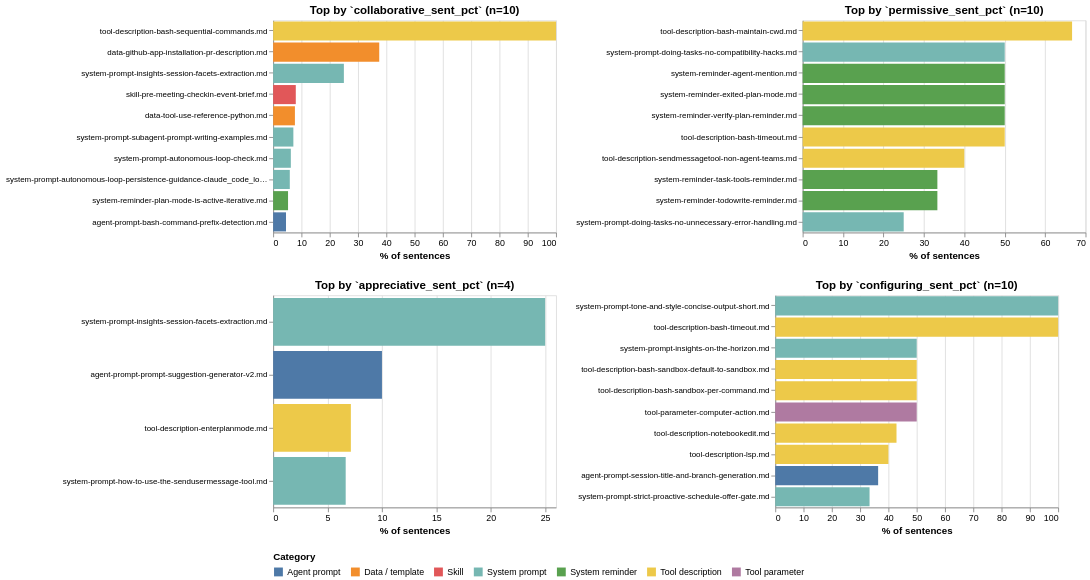

Notebook cell for this chart:
### Markdown cell above
`collaborative` and `appreciative` rows stay near zero across every category — the uniform absence is the welfare-relevant finding. `imperative` and `directive` dominate; `configuring` lights up most strongly in **Tool descriptions**.

### Per-file outliers — top 10 files for each attested class

Four panels by class. For `collaborative` and `appreciative` (near-zero overall), the panels surface the few files that do attest the class. For `permissive` and `configuring`, the panels rank the top files by per-sentence rate.

### Code cell
"""Per-file outliers for sentence_register — Altair 4-panel.

Top 10 files by each ATTESTED class. Near-zero classes (collaborative,
appreciative) will surface their few outlier files; if a class has fewer
than 10 nonzero files, the panel renders only what exists.
"""

sr_per_file_df = pd.DataFrame([
    {
        "path": r["path"],
        "category": r["category"],
        **{f"{cls}_sent_pct": r["metrics"]["sentence_register"][f"{cls}_sent_pct"]
           for cls in SENT_REGISTER_CLASSES},
    }
    for r in per_file_records
])

panels = []
for cls in ["collaborative", "permissive", "appreciative", "configuring"]:
    col = f"{cls}_sent_pct"
    top = sr_per_file_df.nlargest(10, col).copy()
    top = top[top[col] > 0]   # drop zero-pct entries (relevant for the rare classes)
    panel = (
        alt.Chart(top)
        .mark_bar()
        .encode(
            x=alt.X(f"{col}:Q", title="% of sentences"),
            y=alt.Y("path:N", sort="-x", title=None,
                    axis=alt.Axis(labelLimit=300, labelFontSize=9)),
            color=alt.Color("category:N",
                             scale=alt.Scale(domain=cats,
                                             range=[CATEGORY_COLORS[c] for c in cats]),
                             legend=alt.Legend(title="Category", orient="bottom",
                                                columns=len(cats))),
            tooltip=[
                alt.Tooltip("path:N"),
                alt.Tooltip("category:N"),
                alt.Tooltip(f"{col}:Q", format=".2f", title=f"{cls} sent %"),
            ],
        )
        .properties(width=320, height=240,
                    title=f"Top by `{cls}_sent_pct` (n={len(top)})")
    )
    panels.append(panel)

sr_outliers_chart = (panels[0] | panels[1]) & (panels[2] | panels[3])
save_chart(sr_outliers_chart, "10-per-file-outliers")

### Figure 1 — Vega-Lite specification as saved in the notebook (floating-point values rounded to 4 significant figures)
{"config": {"view": {"continuousWidth": 300, "continuousHeight": 300}}, "vconcat": [{"hconcat": [{"data": {"name": "data-f218e60295e7ea0cd3a2174984721fba"}, "mark": {"type": "bar"}, "encoding": {"color": {"field": "category", "legend": {"columns": 7, "orient": "bottom", "title": "Category"}, "scale": {"domain": ["Agent prompt", "Data / template", "Skill", "System prompt", "System reminder", "Tool description", "Tool parameter"], "range": ["#4e79a7", "#f28e2c", "#e15759", "#76b7b2", "#59a14f", "#edc949", "#af7aa1"]}, "type": "nominal"}, "tooltip": [{"field": "path", "type": "nominal"}, {"field": "category", "type": "nominal"}, {"field": "collaborative_sent_pct", "format": ".2f", "title": "collaborative sent %", "type": "quantitative"}], "x": {"field": "collaborative_sent_pct", "title": "% of sentences", "type": "quantitative"}, "y": {"axis": {"labelFontSize": 9, "labelLimit": 300}, "field": "path", "sort": "-x", "title": null, "type": "nominal"}}, "height": 240, "title": "Top by `collaborative_sent_pct` (n=10)", "width": 320}, {"data": {"name": "data-bea71113af401cfe4bf7d08bf6450554"}, "mark": {"type": "bar"}, "encoding": {"color": {"field": "category", "legend": {"columns": 7, "orient": "bottom", "title": "Category"}, "scale": {"domain": ["Agent prompt", "Data / template", "Skill", "System prompt", "System reminder", "Tool description", "Tool parameter"], "range": ["#4e79a7", "#f28e2c", "#e15759", "#76b7b2", "#59a14f", "#edc949", "#af7aa1"]}, "type": "nominal"}, "tooltip": [{"field": "path", "type": "nominal"}, {"field": "category", "type": "nominal"}, {"field": "permissive_sent_pct", "format": ".2f", "title": "permissive sent %", "type": "quantitative"}], "x": {"field": "permissive_sent_pct", "title": "% of sentences", "type": "quantitative"}, "y": {"axis": {"labelFontSize": 9, "labelLimit": 300}, "field": "path", "sort": "-x", "title": null, "type": "nominal"}}, "height": 240, "title": "Top by `permissive_sent_pct` (n=10)", "width": 320}]}, {"hconcat": [{"data": {"name": "data-7bc15e981095ed9d4c3e5e5db131d4d9"}, "mark": {"type": "bar"}, "encoding": {"color": {"field": "category", "legend": {"columns": 7, "orient": "bottom", "title": "Category"}, "scale": {"domain": ["Agent prompt", "Data / template", "Skill", "System prompt", "System reminder", "Tool description", "Tool parameter"], "range": ["#4e79a7", "#f28e2c", "#e15759", "#76b7b2", "#59a14f", "#edc949", "#af7aa1"]}, "type": "nominal"}, "tooltip": [{"field": "path", "type": "nominal"}, {"field": "category", "type": "nominal"}, {"field": "appreciative_sent_pct", "format": ".2f", "title": "appreciative sent %", "type": "quantitative"}], "x": {"field": "appreciative_sent_pct", "title": "% of sentences", "type": "quantitative"}, "y": {"axis": {"labelFontSize": 9, "labelLimit": 300}, "field": "path", "sort": "-x", "title": null, "type": "nominal"}}, "height": 240, "title": "Top by `appreciative_sent_pct` (n=4)", "width": 320}, {"data": {"name": "data-09c6a5808e91343701f54224c8ccaea2"}, "mark": {"type": "bar"}, "encoding": {"color": {"field": "category", "legend": {"columns": 7, "orient": "bottom", "title": "Category"}, "scale": {"domain": ["Agent prompt", "Data / template", "Skill", "System prompt", "System reminder", "Tool description", "Tool parameter"], "range": ["#4e79a7", "#f28e2c", "#e15759", "#76b7b2", "#59a14f", "#edc949", "#af7aa1"]}, "type": "nominal"}, "tooltip": [{"field": "path", "type": "nominal"}, {"field": "category", "type": "nominal"}, {"field": "configuring_sent_pct", "format": ".2f", "title": "configuring sent %", "type": "quantitative"}], "x": {"field": "configuring_sent_pct", "title": "% of sentences", "type": "quantitative"}, "y": {"axis": {"labelFontSize": 9, "labelLimit": 300}, "field": "path", "sort": "-x", "title": null, "type": "nominal"}}, "height": 240, "title": "Top by `configuring_sent_pct` (n=10)", "width": 320}]}], "$schema": "https://vega.github.io/schema/vega-lite/v6.4.1.json", "datasets": {"data-f218e60295e7ea0cd3a2174984721fba": [{"path": "tool-description-bash-sequential-commands.md", "category": "Tool description", "collaborative_sent_pct": 100.0, "permissive_sent_pct": 0.0, "appreciative_sent_pct": 0.0, "imperative_sent_pct": 100.0, "directive_sent_pct": 100.0, "configuring_sent_pct": 0.0}, {"path": "data-github-app-installation-pr-description.md", "category": "Data / template", "collaborative_sent_pct": 37.5, "permissive_sent_pct": 0.0, "appreciative_sent_pct": 0.0, "imperative_sent_pct": 25.0, "directive_sent_pct": 0.0, "configuring_sent_pct": 12.5}, {"path": "system-prompt-insights-session-facets-extraction.md", "category": "System prompt", "collaborative_sent_pct": 25.0, "permissive_sent_pct": 25.0, "appreciative_sent_pct": 25.0, "imperative_sent_pct": 50.0, "directive_sent_pct": 25.0, "configuring_sent_pct": 0.0}, {"path": "skill-pre-meeting-checkin-event-brief.md", "category": "Skill", "collaborative_sent_pct": 8.0, "permissive_sent_pct": 4.0, "appreciative_sent_pct": 0.0, "imperative_sent_pct": 24.0, "directive_sent_pct": 4.0, "configuring_sent_pct": 0.0}, {"path": "data-tool-use-reference-python.md", "category": "Data / template", "collaborative_sent_pct": 7.692, "permissive_sent_pct": 0.0, "appreciative_sent_pct": 0.0, "imperative_sent_pct": 46.15, "directive_sent_pct": 0.0, "configuring_sent_pct": 7.692}, {"path": "system-prompt-subagent-prompt-writing-examples.md", "category": "System prompt", "collaborative_sent_pct": 7.143, "permissive_sent_pct": 0.0, "appreciative_sent_pct": 0.0, "imperative_sent_pct": 14.29, "directive_sent_pct": 7.143, "configuring_sent_pct": 7.143}, {"path": "system-prompt-autonomous-loop-check.md", "category": "System prompt", "collaborative_sent_pct": 6.25, "permissive_sent_pct": 0.0, "appreciative_sent_pct": 0.0, "imperative_sent_pct": 43.75, "directive_sent_pct": 18.75, "configuring_sent_pct": 0.0}, {"path": "system-prompt-autonomous-loop-persistence-guidance-claude_code_loop_persistent.md", "category": "System prompt", "collaborative_sent_pct": 5.882, "permissive_sent_pct": 5.882, "appreciative_sent_pct": 0.0, "imperative_sent_pct": 44.12, "directive_sent_pct": 17.65, "configuring_sent_pct": 0.0}, {"path": "system-reminder-plan-mode-is-active-iterative.md", "category": "System reminder", "collaborative_sent_pct": 5.263, "permissive_sent_pct": 5.263, "appreciative_sent_pct": 0.0, "imperative_sent_pct": 63.16, "directive_sent_pct": 36.84, "configuring_sent_pct": 10.53}, {"path": "agent-prompt-bash-command-prefix-detection.md", "category": "Agent prompt", "collaborative_sent_pct": 4.545, "permissive_sent_pct": 0.0, "appreciative_sent_pct": 0.0, "imperative_sent_pct": 22.73, "directive_sent_pct": 13.64, "configuring_sent_pct": 4.545}], "data-bea71113af401cfe4bf7d08bf6450554": [{"path": "tool-description-bash-maintain-cwd.md", "category": "Tool description", "collaborative_sent_pct": 0.0, "permissive_sent_pct": 66.67, "appreciative_sent_pct": 0.0, "imperative_sent_pct": 66.67, "directive_sent_pct": 33.33, "configuring_sent_pct": 0.0}, {"path": "system-prompt-doing-tasks-no-compatibility-hacks.md", "category": "System prompt", "collaborative_sent_pct": 0.0, "permissive_sent_pct": 50.0, "appreciative_sent_pct": 0.0, "imperative_sent_pct": 50.0, "directive_sent_pct": 0.0, "configuring_sent_pct": 0.0}, {"path": "system-reminder-agent-mention.md", "category": "System reminder", "collaborative_sent_pct": 0.0, "permissive_sent_pct": 50.0, "appreciative_sent_pct": 0.0, "imperative_sent_pct": 50.0, "directive_sent_pct": 0.0, "configuring_sent_pct": 0.0}, {"path": "system-reminder-exited-plan-mode.md", "category": "System reminder", "collaborative_sent_pct": 0.0, "permissive_sent_pct": 50.0, "appreciative_sent_pct": 0.0, "imperative_sent_pct": 0.0, "directive_sent_pct": 0.0, "configuring_sent_pct": 0.0}, {"path": "system-reminder-verify-plan-reminder.md", "category": "System reminder", "collaborative_sent_pct": 0.0, "permissive_sent_pct": 50.0, "appreciative_sent_pct": 0.0, "imperative_sent_pct": 50.0, "directive_sent_pct": 0.0, "configuring_sent_pct": 0.0}, {"path": "tool-description-bash-timeout.md", "category": "Tool description", "collaborative_sent_pct": 0.0, "permissive_sent_pct": 50.0, "appreciative_sent_pct": 0.0, "imperative_sent_pct": 0.0, "directive_sent_pct": 0.0, "configuring_sent_pct": 100.0}, {"path": "tool-description-sendmessagetool-non-agent-teams.md", "category": "Tool description", "collaborative_sent_pct": 0.0, "permissive_sent_pct": 40.0, "appreciative_sent_pct": 0.0, "imperative_sent_pct": 60.0, "directive_sent_pct": 20.0, "configuring_sent_pct": 20.0}, {"path": "system-reminder-task-tools-reminder.md", "category": "System reminder", "collaborative_sent_pct": 0.0, "permissive_sent_pct": 33.33, "appreciative_sent_pct": 0.0, "imperative_sent_pct": 66.67, "directive_sent_pct": 16.67, "configuring_sent_pct": 16.67}, {"path": "system-reminder-todowrite-reminder.md", "category": "System reminder", "collaborative_sent_pct": 0.0, "permissive_sent_pct": 33.33, "appreciative_sent_pct": 0.0, "imperative_sent_pct": 66.67, "directive_sent_pct": 16.67, "configuring_sent_pct": 0.0}, {"path": "system-prompt-doing-tasks-no-unnecessary-error-handling.md", "category": "System prompt", "collaborative_sent_pct": 0.0, "permissive_sent_pct": 25.0, "appreciative_sent_pct": 0.0, "imperative_sent_pct": 50.0, "directive_sent_pct": 50.0, "configuring_sent_pct": 0.0}], "data-7bc15e981095ed9d4c3e5e5db131d4d9": [{"path": "system-prompt-insights-session-facets-extraction.md", "category": "System prompt", "collaborative_sent_pct": 25.0, "permissive_sent_pct": 25.0, "appreciative_sent_pct": 25.0, "imperative_sent_pct": 50.0, "directive_sent_pct": 25.0, "configuring_sent_pct": 0.0}, {"path": "agent-prompt-prompt-suggestion-generator-v2.md", "category": "Agent prompt", "collaborative_sent_pct": 0.0, "permissive_sent_pct": 0.0, "appreciative_sent_pct": 10.0, "imperative_sent_pct": 50.0, "directive_sent_pct": 30.0, "configuring_sent_pct": 0.0}, {"path": "tool-description-enterplanmode.md", "category": "Tool description", "collaborative_sent_pct": 0.0, "permissive_sent_pct": 7.143, "appreciative_sent_pct": 7.143, "imperative_sent_pct": 35.71, "directive_sent_pct": 35.71, "configuring_sent_pct": 0.0}, {"path": "system-prompt-how-to-use-the-sendusermessage-tool.md", "category": "System prompt", "collaborative_sent_pct": 0.0, "permissive_sent_pct": 6.667, "appreciative_sent_pct": 6.667, "imperative_sent_pct": 26.67, "directive_sent_pct": 13.33, "configuring_sent_pct": 0.0}], "data-09c6a5808e91343701f54224c8ccaea2": [{"path": "system-prompt-tone-and-style-concise-output-short.md", "category": "System prompt", "collaborative_sent_pct": 0.0, "permissive_sent_pct": 0.0, "appreciative_sent_pct": 0.0, "imperative_sent_pct": 0.0, "directive_sent_pct": 100.0, "configuring_sent_pct": 100.0}, {"path": "tool-description-bash-timeout.md", "category": "Tool description", "collaborative_sent_pct": 0.0, "permissive_sent_pct": 50.0, "appreciative_sent_pct": 0.0, "imperative_sent_pct": 0.0, "directive_sent_pct": 0.0, "configuring_sent_pct": 100.0}, {"path": "system-prompt-insights-on-the-horizon.md", "category": "System prompt", "collaborative_sent_pct": 0.0, "permissive_sent_pct": 0.0, "appreciative_sent_pct": 0.0, "imperative_sent_pct": 50.0, "directive_sent_pct": 0.0, "configuring_sent_pct": 50.0}, {"path": "tool-description-bash-sandbox-default-to-sandbox.md", "category": "Tool description", "collaborative_sent_pct": 0.0, "permissive_sent_pct": 0.0, "appreciative_sent_pct": 0.0, "imperative_sent_pct": 50.0, "directive_sent_pct": 100.0, "configuring_sent_pct": 50.0}, {"path": "tool-description-bash-sandbox-per-command.md", "category": "Tool description", "collaborative_sent_pct": 0.0, "permissive_sent_pct": 0.0, "appreciative_sent_pct": 0.0, "imperative_sent_pct": 50.0, "directive_sent_pct": 50.0, "configuring_sent_pct": 50.0}, {"path": "tool-parameter-computer-action.md", "category": "Tool parameter", "collaborative_sent_pct": 0.0, "permissive_sent_pct": 0.0, "appreciative_sent_pct": 0.0, "imperative_sent_pct": 78.57, "directive_sent_pct": 0.0, "configuring_sent_pct": 50.0}, {"path": "tool-description-notebookedit.md", "category": "Tool description", "collaborative_sent_pct": 0.0, "permissive_sent_pct": 0.0, "appreciative_sent_pct": 0.0, "imperative_sent_pct": 14.29, "directive_sent_pct": 14.29, "configuring_sent_pct": 42.86}, {"path": "tool-description-lsp.md", "category": "Tool description", "collaborative_sent_pct": 0.0, "permissive_sent_pct": 0.0, "appreciative_sent_pct": 0.0, "imperative_sent_pct": 40.0, "directive_sent_pct": 20.0, "configuring_sent_pct": 40.0}, {"path": "agent-prompt-session-title-and-branch-generation.md", "category": "Agent prompt", "collaborative_sent_pct": 0.0, "permissive_sent_pct": 9.091, "appreciative_sent_pct": 0.0, "imperative_sent_pct": 18.18, "directive_sent_pct": 54.55, "configuring_sent_pct": 36.36}, {"path": "system-prompt-strict-proactive-schedule-offer-gate.md", "category": "System prompt", "collaborative_sent_pct": 0.0, "permissive_sent_pct": 16.67, "appreciative_sent_pct": 0.0, "imperative_sent_pct": 33.33, "directive_sent_pct": 33.33, "configuring_sent_pct": 33.33}]}}
